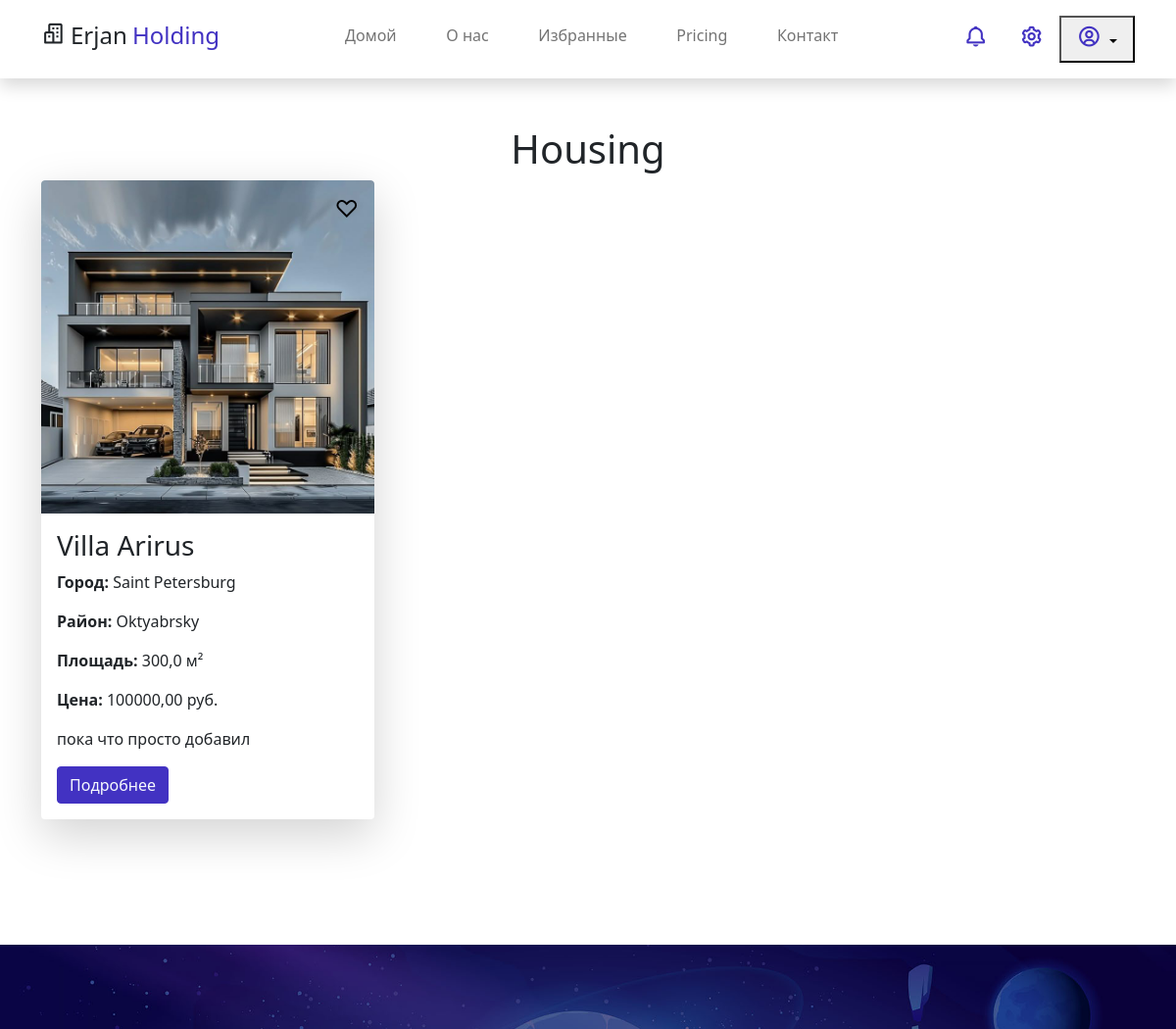
Page /estate/2/ (upper part) on the earlier database version.
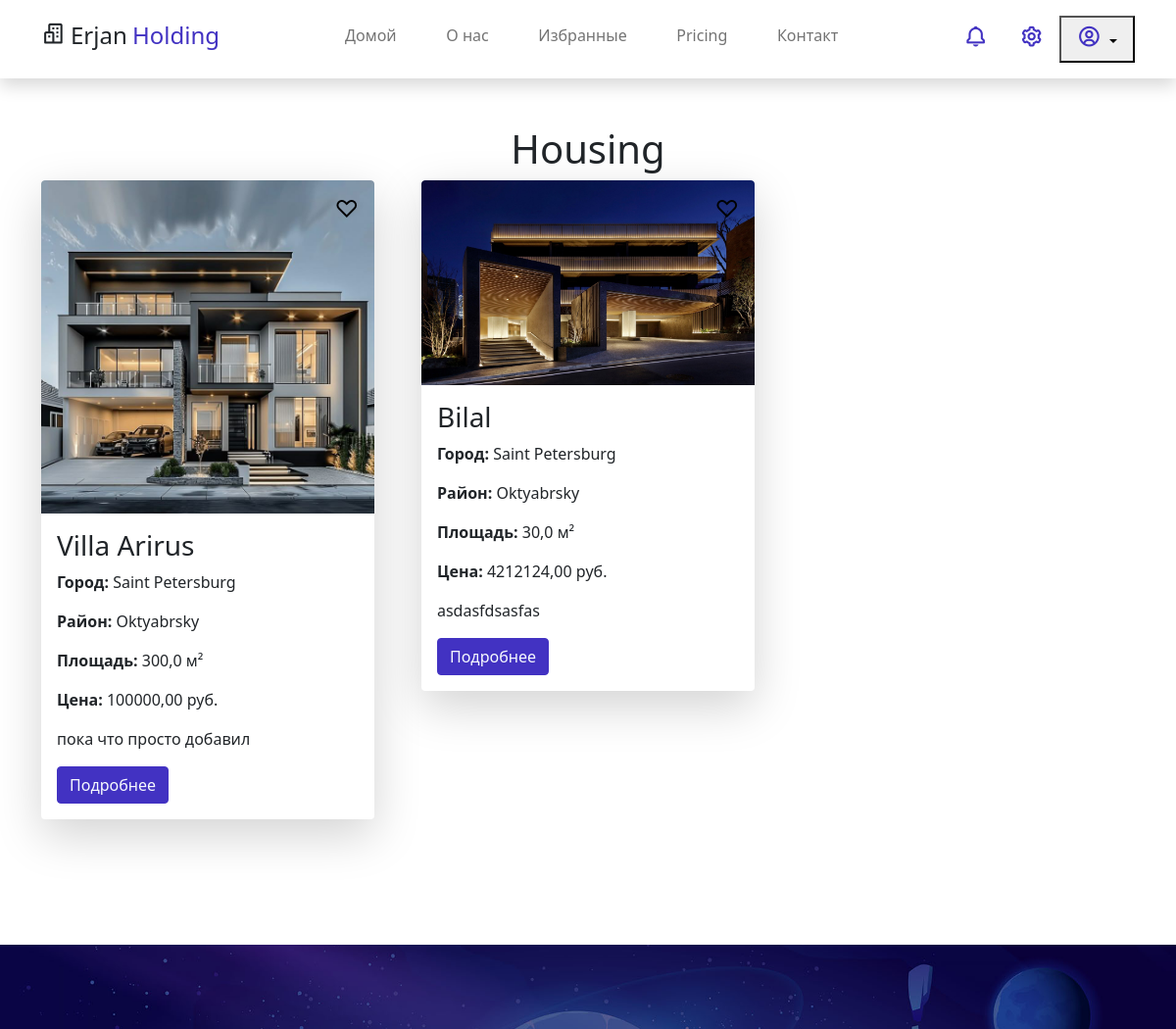
Same page on the later database version.
### app/models.py (models this page shows, shortened)
class Category(models.Model):
    title = models.CharField(max_length=100)
    image_first = models.ImageField(upload_to='media/estate_image')
    parent_category = models.ForeignKey(
        to='self',
        on_delete=models.CASCADE,
        blank=True,
        null=True
    )

class Estate(models.Model):
    title = models.CharField(max_length=100, verbose_name = 'Название')
    category = models.ForeignKey(Category, on_delete=models.PROTECT)
    image_first = models.ImageField(upload_to='media/estate_image')
    area = models.DecimalField(decimal_places=1,max_digits=12,verbose_name='km.2')
    city = models.ForeignKey(City, on_delete=models.PROTECT)
    district = models.ForeignKey(District, on_delete=models.PROTECT)
    geo = models.TextField()
    price = models.DecimalField(max_digits=15, decimal_places=2)
    description = models.TextField()
    promo_video = models.FileField(upload_to='media/estate_video')
    is_active = models.BooleanField(default=True)
    created_at=models.DateTimeField(auto_now_add=True)
    update_at=models.DateTimeField(auto_now=True)

class City(models.Model):
    title = models.CharField(max_length=100)

class District(models.Model):
    city = models.ForeignKey(City, on_delete=models.PROTECT)
    title = models.CharField(max_length=100)

### app/views.py (the view)
# urls.py: path('estate/<int:category_id>/',views.estate_detail_views, name = 'estate_detail'),
def estate_detail_views(request, category_id):
    category = get_object_or_404(Category, id=category_id)
    child_categories = Category.objects.filter(parent_category=category)
    recommends_estate = Estate.objects.filter(category__in=child_categories).exclude(
        id__in=child_categories.values_list('id', flat=True))
    estates_like_quantity = Estate.objects.filter(category__in=child_categories).count()
    if child_categories.exists():
        return render(request, template_name='main/child.html', context={
            'category':category,
            'child':child_categories,
            'recommends_estate':recommends_estate,
            'estates_like_quantity': estates_like_quantity,
        })
    else:
        estates = Estate.objects.filter(category=category, is_active=True)
        return render(request, template_name='main/estate_detail.html', context={
            'category': category,
            'estates': estates
        })

### app/templates/main/estate_detail.html (shortened to what this page needs)
{% extends 'base.html' %}
{% load static %}
{% block content %}
<section class="py-5">
    <div class="container">
        <h2 class="h2 text-center">{{ category.title }}</h2>
            {% if estates%}
                <div class="row gy-5 g-lg-5">
        {% for estate in estates %}
        <div class="col-md-4 mb-3 position-relative">
            <div class="card border-0 shadow-lg overflow-hidden">
                <button type="button"
                        class="heart-btn {% if estate in favorites %}favorited{% endif %}"
                        onclick="toggleHeart(this)"
                        data-id="{{ estate.id }}">
                    {% if estate in favorites %}♥{% else %}♡{% endif %}
                </button>
                <img class="card-img-top" src="{{ estate.image_first.url }}" alt="{{ estate.title }}">
                <div class="card-body">
                    <h3 class="card-title">{{ estate.title }}</h3>
                    <p><strong>Город:</strong> {{ estate.city.title }}</p>
                    <p><strong>Район:</strong> {{ estate.district.title }}</p>
                    <p><strong>Площадь:</strong> {{ estate.area }} м²</p>
                    <p><strong>Цена:</strong> {{ estate.price }} руб.</p>
                    <p>{{ estate.description|truncatewords:20 }}</p>
                    <a href="#" class="btn btn-primary">Подробнее</a>
                </div>
            </div>
        </div>
        {% empty %}
        <p>Объявлений нет.</p>
        {% endfor %}
    </div>
            {% else %}
                <p class="text-center">Нет объявлений в этой категории</p>
            {% endif %}
    </div>
</section>
    <div id="work_single_banner" class="bg-light w-100">
        <div class="container-fluid text-light d-flex justify-content-center align-items-center border-0 rounded-0 p-0 py-5">
            <div class="banner-content col-lg-8 m-lg-auto text-center py-5 px-3">
            </div>
        </div>
    </div>
{% endblock %}

### app/templates/base.html (shortened to what this page needs)
{% load static %}
<!DOCTYPE html>
<html lang="ru">
<head>
    <link href="{% static 'assets/css/bootstrap.min.css' %}" rel="stylesheet">
    <link href="{% static 'assets/css/boxicon.min.css' %}" rel="stylesheet">
    <link rel="stylesheet" href="{% static 'assets/css/templatemo.css' %}">
    <link rel="stylesheet" href="{% static 'assets/css/custom.css' %}">
</head>
<body>
    <nav id="main_nav" class="navbar navbar-expand-lg navbar-light bg-white shadow">
        <div class="container d-flex justify-content-between align-items-center">
            <a class="navbar-brand h1" href="index.html">
                <i class='bx bx-buildings bx-sm text-dark'></i>
                <span class="text-dark h4">Erjan</span> <span class="text-primary h4">Holding</span>
            </a>
            <div class="align-self-center collapse navbar-collapse flex-fill  d-lg-flex justify-content-lg-between" id="navbar-toggler-success">
                <div class="flex-fill mx-xl-5 mb-2">
                    <ul class="nav navbar-nav d-flex justify-content-between mx-xl-5 text-center text-dark">
                        <li class="nav-item">
                            <a class="nav-link btn-outline-primary rounded-pill px-3" href="{% url 'index' %}">Домой</a>
                        </li>
                        <li class="nav-item">
                            <a class="nav-link btn-outline-primary rounded-pill px-3" href="{% url 'about' %}">О нас</a>
                        </li>
                        <li class="nav-item">
                            <a class="nav-link btn-outline-primary rounded-pill px-3" href="{% url 'favorite_list' %}">Избранные</a>
                        </li>
                        <li class="nav-item">
                            <a class="nav-link btn-outline-primary rounded-pill px-3" href="{% url 'index' %}">Pricing</a>
                        </li>
                        <li class="nav-item">
                            <a class="nav-link btn-outline-primary rounded-pill px-3" href="{% url 'index' %}">Контакт</a>
                        </li>
                    </ul>
                </div>
                <div class="navbar align-self-center d-flex">
                    <a class="nav-link" href="#"><i class='bx bx-bell bx-sm bx-tada-hover text-primary'></i></a>
                    <a class="nav-link" href="#"><i class='bx bx-cog bx-sm text-primary'></i></a>
                    <div class="dropdown" style="position: relative;">
                      <button class="nav-link dropdown-toggle" id="userDropdown" onclick="toggleMenu()">
                        <i class='bx bx-user-circle bx-sm text-primary'></i>
                      </button>
                    </div>
            </div>
        </div>
    </nav>
    {% block content %}
    {% endblock %}
</body>
</html>

### static/assets/css/templatemo.css (style rules this page uses)
html { font-family: 'Open Sans', sans-serif; }
p, a { font-weight: 400; }
.h2 { font-size: 40px; }
#work_single_banner { background-image: url('./../img/banner-bg-02.jpg'); background-position: center center; background-size: cover; height: 100%; width: 100%; }

### app/templates/main/estate_detail.html (style rules this page uses)
.heart-btn { position: absolute; top: 10px; right: 10px; background: transparent; border: none; font-size: 24px; cursor: pointer; color: #000; transition: color 0.3s; }

Differences in the rows shown:
added Estate: image_first (picture), title "Bilal", city "Saint Petersburg", district "Oktyabrsky", area "30,0", price "4212124,00", description "asdasfdsasfas"
